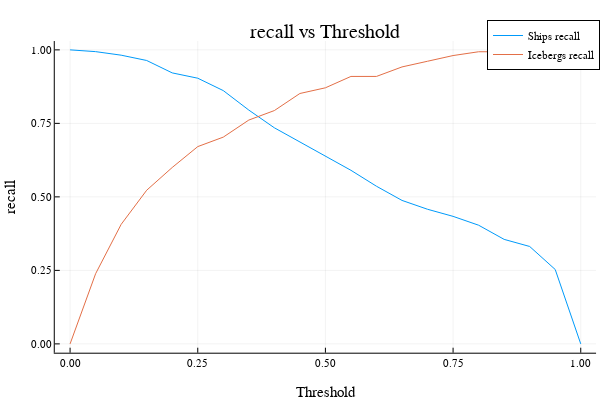

Notebook cell for this chart:
### Code cell
Test_name.Visualize.plot_combined_metrics(metrics_vector, :recall)

### Figure 1 — Plotly figure (JSON) as saved in the notebook; plotly's stock layout.template omitted (floating-point values rounded to 4 significant figures)
{"data": [{"colorbar": {"len": 0.8657, "title": "", "x": 0.9934, "y": 0.5087}, "legendgroup": "Ships recall", "line": {"color": "rgba(0, 154, 250, 1.000)", "dash": "solid", "shape": "linear", "width": 1}, "mode": "lines", "name": "Ships recall", "showlegend": true, "type": "scatter", "x": [0, 0.05, 0.1, 0.15, 0.2, 0.25, 0.3, 0.35, 0.4, 0.45, 0.5, 0.55, 0.6, 0.65, 0.7, 0.75, 0.8, 0.85, 0.9, 0.95, 1], "xaxis": "x", "y": [1, 0.994, 0.9819, 0.9639, 0.9217, 0.9036, 0.8614, 0.7952, 0.7349, 0.6867, 0.6386, 0.5904, 0.5361, 0.488, 0.4578, 0.4337, 0.4036, 0.3554, 0.3313, 0.253, 0], "yaxis": "y"}, {"colorbar": {"len": 0.8657, "title": "", "x": 0.9934, "y": 0.5087}, "legendgroup": "Icebergs recall", "line": {"color": "rgba(227, 111, 71, 1.000)", "dash": "solid", "shape": "linear", "width": 1}, "mode": "lines", "name": "Icebergs recall", "showlegend": true, "type": "scatter", "x": [0, 0.05, 0.1, 0.15, 0.2, 0.25, 0.3, 0.35, 0.4, 0.45, 0.5, 0.55, 0.6, 0.65, 0.7, 0.75, 0.8, 0.85, 0.9, 0.95, 1], "xaxis": "x", "y": [0, 0.2387, 0.4065, 0.5226, 0.6, 0.671, 0.7032, 0.7613, 0.7935, 0.8516, 0.871, 0.9097, 0.9097, 0.9419, 0.9613, 0.9806, 0.9935, 0.9935, 0.9935, 0.9935, 1], "yaxis": "y"}], "layout": {"annotations": [{"font": {"color": "rgba(0, 0, 0, 1.000)", "family": "sans-serif", "size": 20}, "rotation": 0, "showarrow": false, "text": "recall vs Threshold", "x": 0.5424, "xanchor": "center", "xref": "paper", "y": 1, "yanchor": "top", "yref": "paper"}], "height": 400, "legend": {"bgcolor": "rgba(255, 255, 255, 1.000)", "bordercolor": "rgba(0, 0, 0, 1.000)", "borderwidth": 1, "font": {"color": "rgba(0, 0, 0, 1.000)", "family": "sans-serif", "size": 11}, "title": {"font": {"color": "rgba(0, 0, 0, 1.000)", "family": "sans-serif", "size": 15}, "text": ""}, "tracegroupgap": 0, "traceorder": "normal", "x": 1, "xanchor": "auto", "y": 1, "yanchor": "auto"}, "margin": {"b": 20, "l": 0, "r": 0, "t": 20}, "paper_bgcolor": "rgba(255, 255, 255, 1.000)", "plot_bgcolor": "rgba(255, 255, 255, 1.000)", "showlegend": true, "width": 600, "xaxis": {"anchor": "y", "domain": [0.09128, 0.9934], "gridcolor": "rgba(0, 0, 0, 0.100)", "gridwidth": 0.5, "linecolor": "rgba(0, 0, 0, 1.000)", "mirror": false, "range": [-0.03, 1.03], "showgrid": true, "showline": true, "showticklabels": true, "tickangle": 0, "tickcolor": "rgb(0, 0, 0)", "tickfont": {"color": "rgba(0, 0, 0, 1.000)", "family": "sans-serif", "size": 11}, "tickmode": "array", "ticks": "inside", "ticktext": ["0.00", "0.25", "0.50", "0.75", "1.00"], "tickvals": [0, 0.25, 0.5, 0.75, 1], "title": "Threshold", "titlefont": {"color": "rgba(0, 0, 0, 1.000)", "family": "sans-serif", "size": 15}, "type": "-", "visible": true, "zeroline": false, "zerolinecolor": "rgba(0, 0, 0, 1.000)"}, "yaxis": {"anchor": "x", "domain": [0.07581, 0.9415], "gridcolor": "rgba(0, 0, 0, 0.100)", "gridwidth": 0.5, "linecolor": "rgba(0, 0, 0, 1.000)", "mirror": false, "range": [-0.03, 1.03], "showgrid": true, "showline": true, "showticklabels": true, "tickangle": 0, "tickcolor": "rgb(0, 0, 0)", "tickfont": {"color": "rgba(0, 0, 0, 1.000)", "family": "sans-serif", "size": 11}, "tickmode": "array", "ticks": "inside", "ticktext": ["0.00", "0.25", "0.50", "0.75", "1.00"], "tickvals": [0, 0.25, 0.5, 0.75, 1], "title": "recall", "titlefont": {"color": "rgba(0, 0, 0, 1.000)", "family": "sans-serif", "size": 15}, "type": "-", "visible": true, "zeroline": false, "zerolinecolor": "rgba(0, 0, 0, 1.000)"}}}
